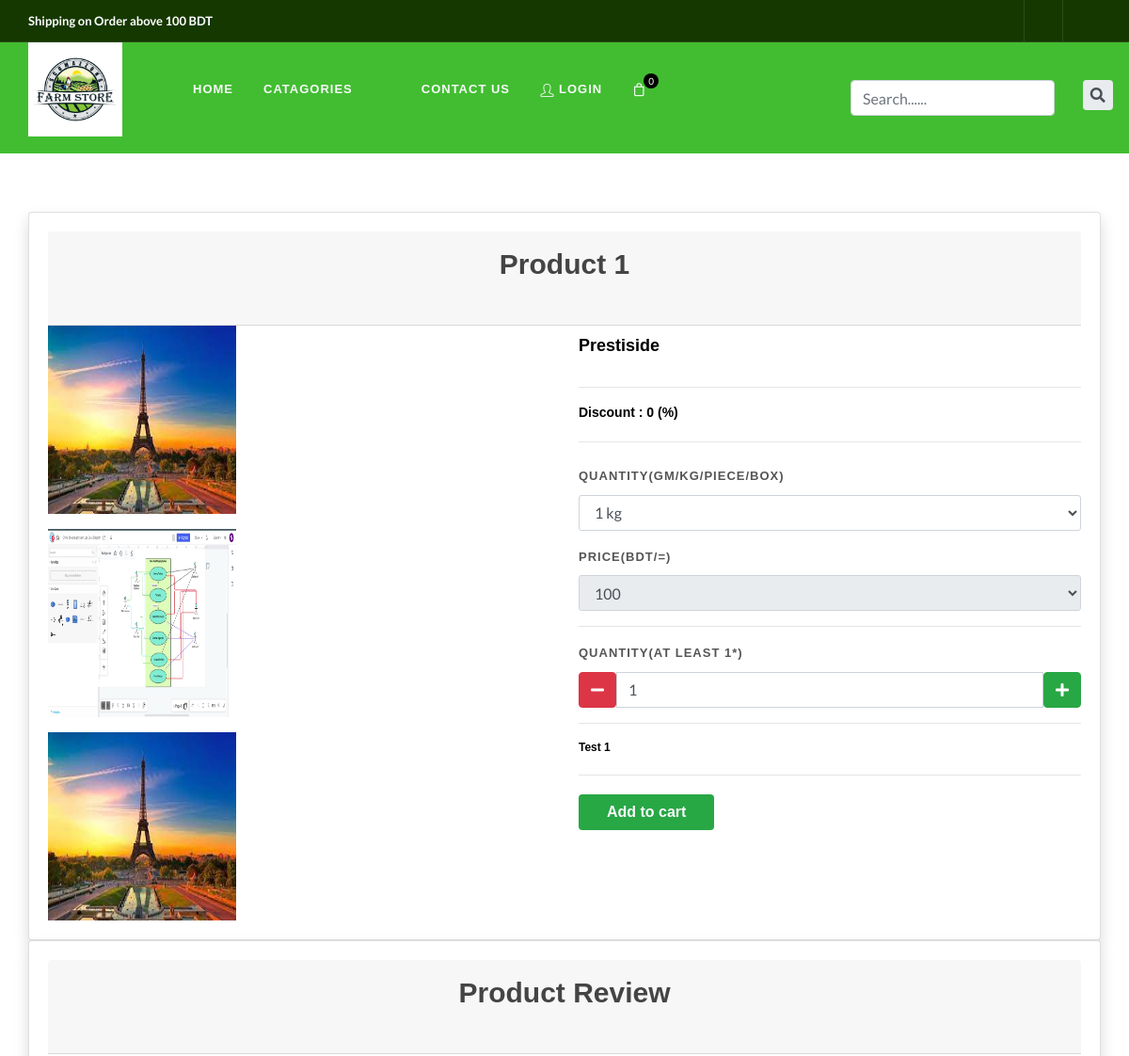
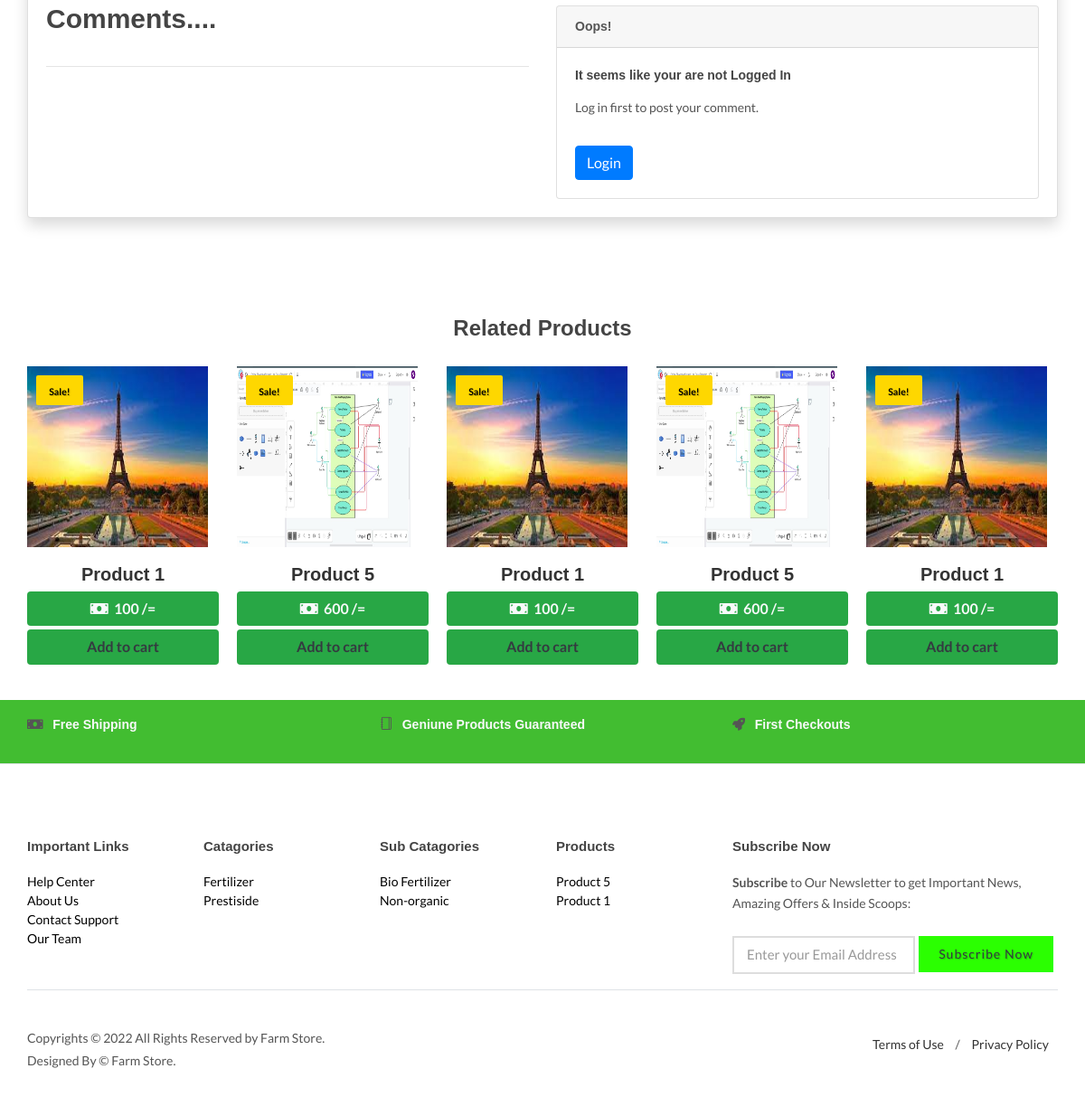
Page /viewProduct.php?id=6&cid=4 on the committed database (2 pictures, top to bottom).
### tables this page shows
CREATE TABLE `product` (
  `id` int(11) NOT NULL,
  `pname` text NOT NULL,
  `sname` text NOT NULL,
  `cid` int(11) NOT NULL,
  `sid` int(11) NOT NULL,
  `psdesc` text NOT NULL,
  `pgms` text NOT NULL,
  `pprice` text NOT NULL,
  `status` int(11) NOT NULL,
  `stock` int(11) NOT NULL,
  `pimg` text NOT NULL,
  `prel` longtext DEFAULT NULL,
  `date` datetime NOT NULL,
  `discount` int(11) NOT NULL DEFAULT 0,
  `popular` int(11) NOT NULL,
  `area` varchar(255) NOT NULL DEFAULT 'Mohanogor'
);

CREATE TABLE `category` (
  `id` int(11) NOT NULL,
  `catname` text NOT NULL,
  `catimg` text NOT NULL
);

CREATE TABLE `subcategory` (
  `id` int(11) NOT NULL,
  `cat_id` int(11) NOT NULL,
  `name` text NOT NULL,
  `img` text NOT NULL
);

### viewProduct.php (the view, shortened to what the rows shown need)
<!DOCTYPE html>
<html dir="ltr" lang="en-US">
<head>
    <?php
    require_once('includes/cdn.php');
    ?>
</head>
<body class="stretched">
    <div id="wrapper" class="clearfix">
        <?php
        require_once('includes/navbar.php');
        ?>
        <section id="content">
            <div class="content-wrap">
                <div class="container clearfix">
                    <div>
                        <div class="card shadow">
                            <?php
                            $id = $_GET['id'];
                            $sql = "SELECT * FROM `product`,`category` WHERE product.cid = category.id AND product.id = '$id'";
                            $result = mysqli_query($con, $sql);
                            $row = mysqli_fetch_array($result);
                            ?>
                            <div class="card-body">
                                <div class="card-header">
                                    <h2 class="text-center"><?php echo $row['pname']; ?></h2>
                                </div>
                                <div class="row">
                                    <div class="col-lg-6 col-md-6 col-sm-12 col-12">
                                        <div class="product-image">
                                            <a><img src="<?php echo $row['pimg']; ?>" alt="Image 1" style="width:200px;height:200px;"></a>
                                            <?php $sb = explode(',', $row['prel']);
                                            foreach ($sb as $bb) {
                                                if ($bb == '') {
                                                } else {
                                            ?>
                                                    <img src="<?php echo $bb; ?>" style="width:200px;height:200px;" class="mt-3" />
                                            <?php
                                                }
                                            }
                                            ?>
                                        </div>
                                    </div>
                                    <div class="col-lg-6 col-md-6 col-sm-12 col-12">
                                        <form action="" class="form-submit">
                                            <div class="product-price pt-2">
                                                <h4><b>
                                                        <ins><?php echo $row['catname']; ?></ins>
                                                    </b></h4>
                                            </div>
                                            <div class="form-group pt-2">
                                                <?php
                                                $query = "SELECT pgms FROM product WHERE id='$id'";
                                                $data = mysqli_query($con, $query);
                                                $count = 0;
                                                if (mysqli_num_rows($data) > 0) {
                                                    while ($rows = mysqli_fetch_assoc($data)) {
                                                ?>
                                                        <div class="fomr-group">
                                                            <label for="cars">Quantity(GM/KG/PIECE/BOX)</label>
                                                            <select name="pgms" class="form-control" id="ptype" onchange="priceChange(this.value);">
                                                                <?php
                                                                $values = explode('$;', $rows['pgms']);
                                                                foreach ($values as $value) {
                                                                ?>
                                                                    <option class="ptype" value="<?php echo $count; ?>"><?php echo $value; ?></option>
                                                                <?php
                                                                    $count = $count + 1;
                                                                }
                                                                ?>
                                                            </select>
                                                        </div>
                                                <?php
                                                    }
                                                }
                                                ?>
                                            </div>
                                            <div class="product-price">
                                                <h6><b>
                                                        <ins><?php echo $row['psdesc']; ?></ins>
                                                    </b></h6>
                                            </div>
                                        </form>
                                    </div>
                                </div>
                            </div>
                        </div>
                    </div>
                    <div>
                        <div class="card shadow">
                            <div class="card-body">
                                <div class="card-header">
                                    <h2 class="text-center">Product Review</h2>
                                </div>
                                <div class="row">
                                    <div class="col-lg-6 col-md-6 col-sm-12 col-12">
                                        <div class="product-image">
                                            <h2>Comments....</h2>
                                        </div>
                                    </div>
                                </div>
                            </div>
                        </div>
                    </div>
                </div>
            </div>
            <div class="container">
                <div id="oc-products" class="owl-carousel products-carousel carousel-widget" data-margin="20" data-loop="true" data-autoplay="5000" data-nav="true" data-pagi="false" data-items-xs="1" data-items-sm="2" data-items-md="3" data-items-lg="4" data-items-xl="5">
                    <?php
                    $cid = $_GET['cid'];
                    $query = "SELECT * FROM product WHERE cid = '$cid' and status = '1'";
                    $data = mysqli_query($con, $query);
                    if (mysqli_num_rows($data) > 0) {
                        while ($row = mysqli_fetch_assoc($data)) {
                    ?>
                            <div class="oc-item">
                                <div class="product iproduct clearfix">
                                    <div class="product-image">
                                        <a href="viewProduct.php?id=<?php echo $row["id"]; ?>&cid=<?php echo $row["cid"]; ?>"><img src="<?php echo $row['pimg']; ?>" alt="Round Neck T-shirts" style="width:200px;height:200px;"></a>
                                        <div class="sale-flash" style="background-color: #FED700;color:black;">
                                            <?php
                                            if ($row['discount'] > 0) {
                                            ?>
                                                <span class="lead"><span class="badge badge-success" style="color:#fff;"><?php echo $row['discount'] . ' % Off' ?></span></span>
                                            <?php
                                            } else {
                                            ?>
                                                <span><span class="badge">Sale!</span></span>
                                            <?php
                                            }
                                            ?>
                                        </div>
                                    </div>
                                    <div class="product-desc">
                                        <div class="product-title mb-1">
                                            <h3>
                                                <center>
                                                    <a href="viewProduct.php?id=<?php echo $row["id"]; ?>&cid=<?php echo $row["cid"]; ?>"><?php echo $row['pname']; ?></a>
                                                </center>
                                            </h3>
                                            <a href="Product?id=<?php echo $row["id"]; ?>&cid=<?php echo $row["cid"]; ?>" class="btn btn-block text-light mt-1 change" style="background-color: #28a745;">
                                                <b>
                                                    <i class="fa fa-money" aria-hidden="true"></i></i>&nbsp;&nbsp;<?php echo $row["pprice"] . " " . "/="; ?>
                                                </b>
                                            </a>
                                            <a href="viewProduct.php?id=<?php echo $row["id"]; ?>&cid=<?php echo $row["cid"]; ?>" class="btn btn-block text-dark mt-1" style="background-color: #28a745;"><b><i class="icon-shopping-cart"></i>&nbsp;Add to cart&nbsp;<i class="icon-shopping-cart"></i></b></a>
                                        </div>
                                    </div>
                                </div>
                            </div>
                    <?php
                        }
                    }
                    ?>
                </div>
            </div>
    </div>
    <?php
    require_once('includes/footer.php');
    ?>
</body>
</html>

### includes/footer.php (shortened to what the rows shown need)
<footer id="footer" class="nobg noborder">
   <div class="container clearfix">
      <div class="footer-widgets-wrap pb-3 border-bottom clearfix">
         <div class="row">
            <div class="col-lg-2 col-md-3 col-6">
               <div class="widget clearfix">
                  <ul class="list-unstyled iconlist ml-0">
                     <?php
                     $query = "SELECT * FROM category ORDER BY rand() LIMIT 5";
                     $data = mysqli_query($con, $query);
                     if (mysqli_num_rows($data) > 0) {
                        while ($row = mysqli_fetch_assoc($data)) {
                     ?>
                           <li><a href="Catagory?id=<?php echo $row["id"]; ?>"><?php echo $row['catname']; ?></a></li>
                     <?php
                        }
                     }
                     ?>
                  </ul>
               </div>
            </div>
            <div class="col-lg-2 col-md-3 col-6">
               <div class="widget clearfix">
                  <ul class="list-unstyled iconlist ml-0">
                     <?php
                     $query = "SELECT id as sid,name,cat_id as cid FROM subcategory ORDER BY rand() LIMIT 5";
                     $data = mysqli_query($con, $query);
                     if (mysqli_num_rows($data) > 0) {
                        while ($row = mysqli_fetch_assoc($data)) {
                     ?>
                           <li><a href="SubCatagory?sid=<?php echo $row["sid"]; ?>&cid=<?php echo $row["cid"]; ?>"><?php echo $row['name']; ?></a></li>
                     <?php
                        }
                     }
                     ?>
                  </ul>
               </div>
            </div>
            <div class="col-lg-2 col-md-3 col-6">
               <div class="widget clearfix">
                  <ul class="list-unstyled iconlist ml-0">
                     <?php
                     $query = "SELECT * FROM product WHERE popular='1' and status = '1' ORDER BY rand() LIMIT 5";
                     $data = mysqli_query($con, $query);
                     if (mysqli_num_rows($data) > 0) {
                        while ($row = mysqli_fetch_assoc($data)) {
                     ?>
                           <li><a href="Product?id=<?php echo $row["id"]; ?>&cid=<?php echo $row["cid"]; ?>"><?php echo $row['pname']; ?></a></li>
                     <?php
                        }
                     }
                     ?>
                  </ul>
               </div>
            </div>
         </div>
      </div>
   </div>
</footer>

### rows in the picture
product: pname "Product 1", pimg (picture), prel (picture), category.catname "Prestiside", psdesc "Test 1", discount "Sale!", pprice "100"
product: pimg (picture), discount "Sale!", pname "Product 5", pprice "600"
category: catname "Fertilizer"
category: catname "Prestiside"
subcategory: name "Bio Fertilizer"
subcategory: name "Non-organic"

### other values in the picture
form field pgms "1 kg"
form field pprice "100"
